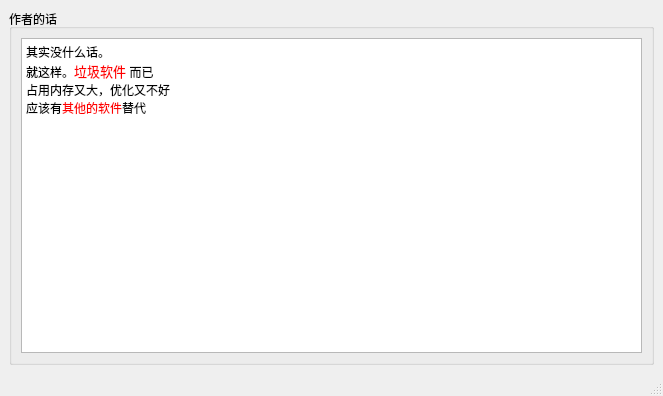
<?xml version="1.0" encoding="UTF-8"?>
<ui version="4.0">
 <class>MainWindow</class>
 <widget class="QMainWindow" name="MainWindow">
  <property name="geometry">
   <rect>
    <x>0</x>
    <y>0</y>
    <width>663</width>
    <height>396</height>
   </rect>
  </property>
  <property name="windowTitle">
   <string>作者的话</string>
  </property>
  <widget class="QWidget" name="centralwidget">
   <layout class="QGridLayout" name="gridLayout">
    <item row="0" column="0">
     <widget class="QGroupBox" name="groupBox">
      <property name="title">
       <string>作者的话</string>
      </property>
      <layout class="QGridLayout" name="gridLayout_2">
       <item row="0" column="0">
        <widget class="QTextEdit" name="textEdit">
         <property name="readOnly">
          <bool>true</bool>
         </property>
         <property name="html">
          <string>&lt;!DOCTYPE HTML PUBLIC &quot;-//W3C//DTD HTML 4.0//EN&quot; &quot;http://www.w3.org/TR/REC-html40/strict.dtd&quot;&gt;
&lt;html&gt;&lt;head&gt;&lt;meta name=&quot;qrichtext&quot; content=&quot;1&quot; /&gt;&lt;meta charset=&quot;utf-8&quot; /&gt;&lt;style type=&quot;text/css&quot;&gt;
p, li { white-space: pre-wrap; }
hr { height: 1px; border-width: 0; }
&lt;/style&gt;&lt;/head&gt;&lt;body style=&quot; font-family:'Microsoft YaHei UI'; font-size:9pt; font-weight:400; font-style:normal;&quot;&gt;
&lt;p style=&quot; margin-top:0px; margin-bottom:0px; margin-left:0px; margin-right:0px; -qt-block-indent:0; text-indent:0px;&quot;&gt;其实没什么话。&lt;/p&gt;
&lt;p style=&quot; margin-top:0px; margin-bottom:0px; margin-left:0px; margin-right:0px; -qt-block-indent:0; text-indent:0px;&quot;&gt;就这样。&lt;span style=&quot; font-size:10pt; color:#ff0000;&quot;&gt;垃圾软件 &lt;/span&gt;而已&lt;/p&gt;
&lt;p style=&quot; margin-top:0px; margin-bottom:0px; margin-left:0px; margin-right:0px; -qt-block-indent:0; text-indent:0px;&quot;&gt;占用内存又大，优化又不好&lt;/p&gt;
&lt;p style=&quot; margin-top:0px; margin-bottom:0px; margin-left:0px; margin-right:0px; -qt-block-indent:0; text-indent:0px;&quot;&gt;应该有&lt;span style=&quot; color:#ff0000;&quot;&gt;其他的软件&lt;/span&gt;替代&lt;/p&gt;&lt;/body&gt;&lt;/html&gt;</string>
         </property>
         <property name="acceptRichText">
          <bool>false</bool>
         </property>
        </widget>
       </item>
      </layout>
     </widget>
    </item>
   </layout>
  </widget>
  <widget class="QMenuBar" name="menubar">
   <property name="geometry">
    <rect>
     <x>0</x>
     <y>0</y>
     <width>663</width>
     <height>22</height>
    </rect>
   </property>
  </widget>
  <widget class="QStatusBar" name="statusbar"/>
 </widget>
 <resources/>
 <connections/>
</ui>
